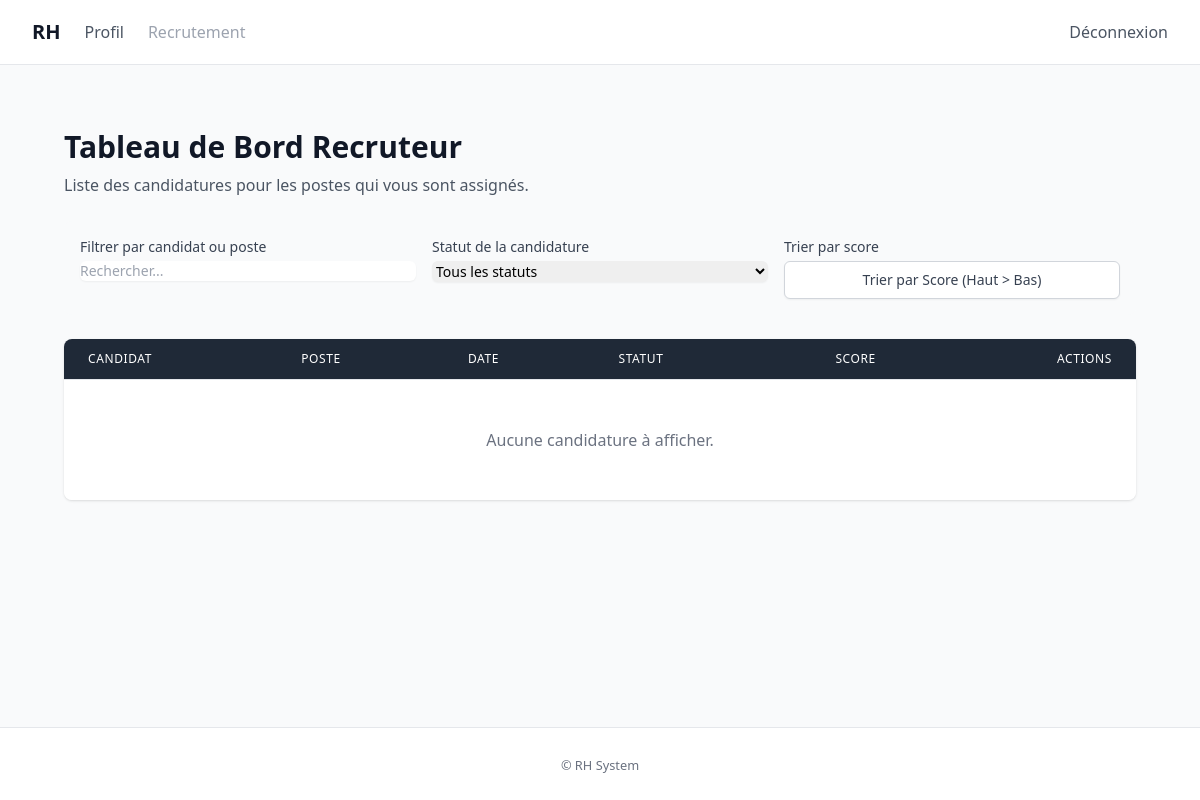
Page /recruitment/dashboard/recruteur/ (signed in) on the earlier database version.
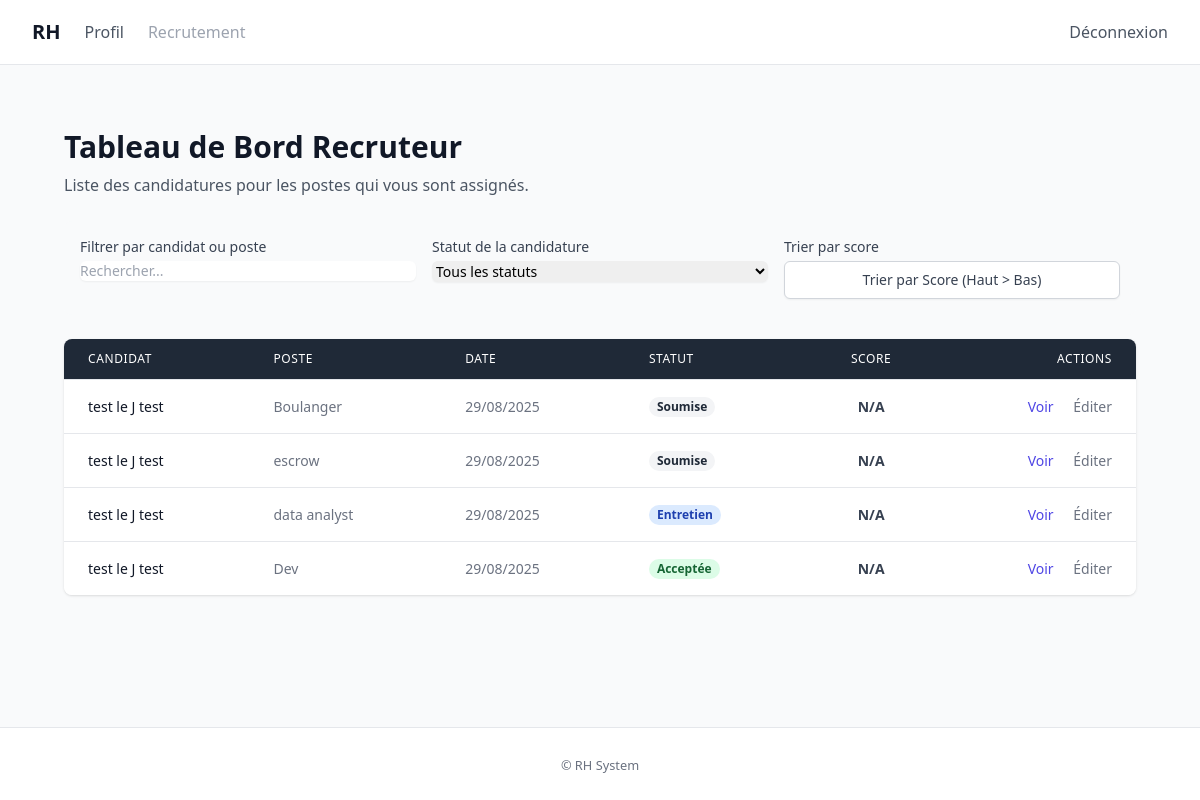
Same page on the later database version.
### recruitment/models.py (models this page shows, shortened)
class Candidature(models.Model):
    class Statuts(models.TextChoices):
        SOUMISE = "submitted", "Soumise"
        EN_REVUE = "in_review", "En revue"
        ENTRETIEN = "interview", "Entretien"
        ACCEPTEE = "accepted", "Acceptée"
        REFUSEE = "rejected", "Refusée"
    candidat = models.ForeignKey(User, on_delete=models.CASCADE, related_name="candidatures")
    poste = models.ForeignKey(Poste, on_delete=models.CASCADE, related_name="candidatures")
    cv_file = models.FileField(
        upload_to=upload_to_cv,
        validators=[validate_document_file],
        blank=True,
        null=True,
    )
    lettre_motivation_file = models.FileField(
        upload_to=upload_to_lettre,
        validators=[validate_document_file],
        blank=True,
        null=True,
    )
    date_soumission = models.DateTimeField(auto_now_add=True)
    statut = models.CharField(max_length=20, choices=Statuts.choices, default=Statuts.SOUMISE)
    class Meta:
        ordering = ["-date_soumission"]
        indexes = [
            models.Index(fields=["statut", "date_soumission"]),
        ]
        constraints = [
            models.UniqueConstraint(fields=["candidat", "poste"], name="unique_candidature_par_poste"),
        ]
    def get_statut_class(self) -> str:
        if self.statut == self.Statuts.SOUMISE:
            return "bg-gray-100 text-gray-800"
        elif self.statut == self.Statuts.EN_REVUE:
            return "bg-yellow-100 text-yellow-800"
        elif self.statut == self.Statuts.ENTRETIEN:
            return "bg-blue-100 text-blue-800"
        elif self.statut == self.Statuts.ACCEPTEE:
            return "bg-green-100 text-green-800"
        elif self.statut == self.Statuts.REFUSEE:
            return "bg-red-100 text-red-800"
        return "bg-gray-100 text-gray-800"

class Poste(models.Model):
    class TypeContrat(models.TextChoices):
        CDI = "CDI", "CDI"
        CDD = "CDD", "CDD"
        ALTERNANCE = "Alternance", "Alternance"
    titre = models.CharField(max_length=200)
    description = models.TextField()
    competences_requises = models.TextField(blank=True)
    type_contrat = models.CharField(max_length=20, choices=TypeContrat.choices, default=TypeContrat.CDI)
    date_creation = models.DateTimeField(auto_now_add=True)
    actif = models.BooleanField(default=True)
    class Meta:
        ordering = ["-date_creation"]
        indexes = [
            models.Index(fields=["actif", "date_creation"]),
        ]

### recruitment/views.py (the view)
# urls.py: path('dashboard/recruteur/', views.RecruiterDashboardView.as_view(), name='dashboard_recruteur'),
class RecruiterDashboardView(RecruiterRequiredMixin, ListView):
    model = Candidature
    template_name = "recruitment/dashboard_recruteur.html"
    context_object_name = "candidatures"
    def get_queryset(self):
        return Candidature.objects.select_related("candidat", "poste", "score").all()

### recruitment/templates/recruitment/dashboard_recruteur.html (shortened to what the changed rows need)
{% extends "accounts/base.html" %}
{% block content %}
<div class="max-w-7xl mx-auto px-4 sm:px-6 lg:px-8 py-8">
    <h1 class="text-3xl font-bold text-gray-900 mb-2">Tableau de Bord Recruteur</h1>
    <div class="overflow-x-auto bg-white rounded-lg shadow">
        <table class="min-w-full divide-y divide-gray-200">
            <thead class="bg-gray-800">
                <tr>
                    <th scope="col" class="px-6 py-3 text-left text-xs font-medium text-white uppercase tracking-wider">Candidat</th>
                    <th scope="col" class="px-6 py-3 text-left text-xs font-medium text-white uppercase tracking-wider">Poste</th>
                    <th scope="col" class="px-6 py-3 text-left text-xs font-medium text-white uppercase tracking-wider">Date</th>
                    <th scope="col" class="px-6 py-3 text-left text-xs font-medium text-white uppercase tracking-wider">Statut</th>
                    <th scope="col" class="px-6 py-3 text-center text-xs font-medium text-white uppercase tracking-wider">Score</th>
                    <th scope="col" class="px-6 py-3 text-right text-xs font-medium text-white uppercase tracking-wider">Actions</th>
                </tr>
            </thead>
            <tbody id="candidaturesTableBody" class="bg-white divide-y divide-gray-200">
                {% for candidature in candidatures %}
                <tr data-status="{{ candidature.statut }}" class="hover:bg-gray-50">
                    <td class="px-6 py-4 whitespace-nowrap text-sm font-medium text-gray-900">{{ candidature.candidat.get_full_name|default:candidature.candidat.username }}</td>
                    <td class="px-6 py-4 whitespace-nowrap text-sm text-gray-500">{{ candidature.poste.titre }}</td>
                    <td class="px-6 py-4 whitespace-nowrap text-sm text-gray-500">{{ candidature.date_soumission|date:"d/m/Y" }}</td>
                    <td class="px-6 py-4 whitespace-nowrap text-sm">
                        <span class="px-2 inline-flex text-xs leading-5 font-semibold rounded-full {{ candidature.get_statut_class }}">
                            {{ candidature.get_statut_display }}
                        </span>
                    </td>
                    <td class="px-6 py-4 whitespace-nowrap text-center text-sm font-bold text-gray-700">{{ candidature.score|default:"N/A" }}</td>
                    <td class="px-6 py-4 whitespace-nowrap text-right text-sm font-medium">
                        <a href="{% url 'recruitment:candidature_detail' candidature.pk %}" class="text-primary hover:text-indigo-900">Voir</a>
                        <a href="{% url 'recruitment:candidature_status_update' candidature.pk %}" class="ml-4 text-gray-500 hover:text-gray-800">Éditer</a>
                    </td>
                </tr>
                {% empty %}
                <tr>
                    <td colspan="6" class="text-center py-12 text-gray-500">Aucune candidature à afficher.</td>
                </tr>
                {% endfor %}
            </tbody>
        </table>
    </div>
</div>
{% endblock %}

Differences in the rows shown:
added Candidature: candidat.get_full_name "test le J test", poste.titre "Boulanger", date_soumission "29/08/2025", statut "Soumise", score "N/A"
added Candidature: candidat.get_full_name "test le J test", poste.titre "escrow", date_soumission "29/08/2025", statut "Soumise", score "N/A"
added Candidature: candidat.get_full_name "test le J test", poste.titre "data analyst", date_soumission "29/08/2025", statut "Entretien", score "N/A"
added Candidature: candidat.get_full_name "test le J test", poste.titre "Dev", date_soumission "29/08/2025", statut "Acceptée", score "N/A"
Other differences:
text no longer shown: "Aucune candidature à afficher."
